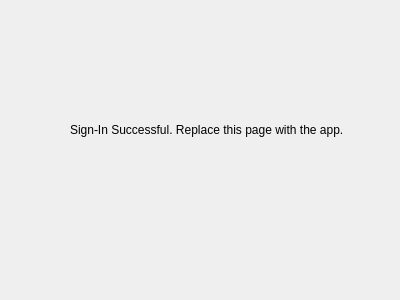
<?xml version="1.0" encoding="UTF-8"?>
<ui version="4.0">
 <class>SecDialog</class>
 <widget class="QWidget" name="SecDialog">
  <property name="geometry">
   <rect>
    <x>0</x>
    <y>0</y>
    <width>400</width>
    <height>300</height>
   </rect>
  </property>
  <property name="windowTitle">
   <string>Form</string>
  </property>
  <widget class="QLabel" name="label">
   <property name="geometry">
    <rect>
     <x>70</x>
     <y>120</y>
     <width>281</width>
     <height>20</height>
    </rect>
   </property>
   <property name="text">
    <string>Sign-In Successful. Replace this page with the app.</string>
   </property>
  </widget>
 </widget>
 <resources/>
 <connections/>
</ui>
